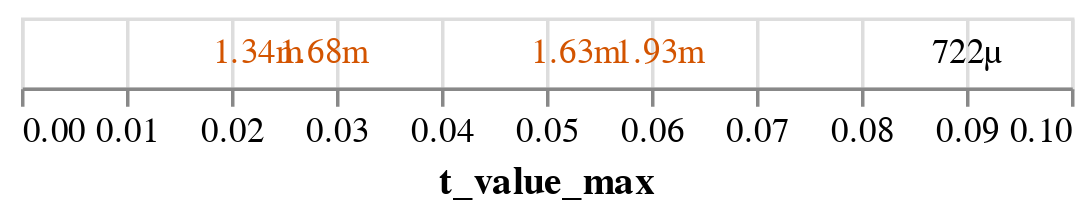

Notebook source saved alongside this figure:
### Code cell
rect_chart = alt.Chart(observable_df).mark_rect(
    opacity=0.7,
    clip=True
).encode(
    x=alt.X('t_value_min', scale=alt.Scale()),
    x2='t_value_max',
    color=alt.Color('difference',title="(\u0394t) values", scale=alt.Scale(domain=[0,0.00175], scheme='viridis',reverse=True))
)


predicate_color = alt.datum.difference > 0.0012

delta_text = alt.Chart(observable_df).mark_text(
    align='center',
    dx=-5,
    dy=-5,
    baseline='top',
    fontSize=10,
    clip=True,
).encode(
    x=alt.X('t_value_max', scale=alt.Scale()),
    color=alt.condition(
        predicate_color,
        alt.value("#D35400"),
        alt.value('black')
    ),
    text=alt.Text('difference:Q', format='.3s')

)



pretext = alt.Chart(delta_text_df).mark_text(
    align='right',
    dx=-3,
    dy=-25,
    baseline='bottom',
    fontSize=10,
    clip=True,
).encode(
    x=alt.X('t_value_max', scale=alt.Scale()),
    color=alt.condition(
        predicate_color,
        alt.value('black'),
        alt.value('black')
    ),
    text=alt.Text('text')

)
delta_text+pretext

### Figure 1 — Vega-Lite specification as saved in the notebook (floating-point values rounded to 4 significant figures)
{"config": {"view": {"continuousWidth": 300, "continuousHeight": 300}}, "layer": [{"mark": {"type": "text", "align": "center", "baseline": "top", "clip": true, "dx": -5, "dy": -5, "fontSize": 10}, "encoding": {"color": {"condition": {"test": "(datum.difference > 0.0012)", "value": "#D35400"}, "value": "black"}, "text": {"field": "difference", "format": ".3s", "type": "quantitative"}, "x": {"field": "t_value_max", "scale": {}, "type": "quantitative"}}}, {"mark": {"type": "text", "align": "right", "baseline": "bottom", "clip": true, "dx": -3, "dy": -25, "fontSize": 10}, "encoding": {"color": {"condition": {"test": "(datum.difference > 0.0012)", "value": "black"}, "value": "black"}, "text": {"field": "text", "type": "nominal"}, "x": {"field": "t_value_max", "scale": {}, "type": "quantitative"}}}], "data": {"name": "data-efe84c4cef33d225910547f08b2b64c1"}, "$schema": "https://vega.github.io/schema/vega-lite/v5.20.1.json", "datasets": {"data-efe84c4cef33d225910547f08b2b64c1": [{"t_values": [0.02293, 0.02427, 0.02408], "mean_t_sub": 0.02376, "indices": [2.0, 3, 4.0], "difference": 0.001336, "difference_ratio": 0.05624, "order": 1, "t_value_min": 0.02293, "t_value_max": 0.02427, "max_cycle": 4.0, "tsub_candidate": "T_Sub #1", "amplitude": -0.8, "text": "Δt #1: "}, {"t_values": [0.03058, 0.03034, 0.02889], "mean_t_sub": 0.02994, "indices": [3.0, 4, 5.0], "difference": 0.001684, "difference_ratio": 0.05624, "order": 2, "t_value_min": 0.02889, "t_value_max": 0.03058, "max_cycle": 5.0, "tsub_candidate": "T_Sub #2", "amplitude": -0.6, "text": "Δt #2: "}, {"t_values": [0.05351, 0.05461, 0.05297], "mean_t_sub": 0.0537, "indices": [6.0, 8, 10.0], "difference": 0.001634, "difference_ratio": 0.03043, "order": 3, "t_value_min": 0.05297, "t_value_max": 0.05461, "max_cycle": 10.0, "tsub_candidate": "T_Sub #3", "amplitude": -0.4, "text": "Δt #3: "}, {"t_values": [0.06116, 0.06067, 0.0626], "mean_t_sub": 0.06148, "indices": [7.0, 9, 12.0], "difference": 0.00193, "difference_ratio": 0.03139, "order": 4, "t_value_min": 0.06067, "t_value_max": 0.0626, "max_cycle": 12.0, "tsub_candidate": "T_Sub #4", "amplitude": -0.2, "text": "Δt #4: "}, {"t_values": [0.09173, 0.09101, 0.0915], "mean_t_sub": 0.09142, "indices": [11.0, 14, 18.0], "difference": 0.0007223, "difference_ratio": 0.007902, "order": 5, "t_value_min": 0.09101, "t_value_max": 0.09173, "max_cycle": 18.0, "tsub_candidate": "T_Sub #5", "amplitude": 0.0, "text": "Δt #5: "}]}}
